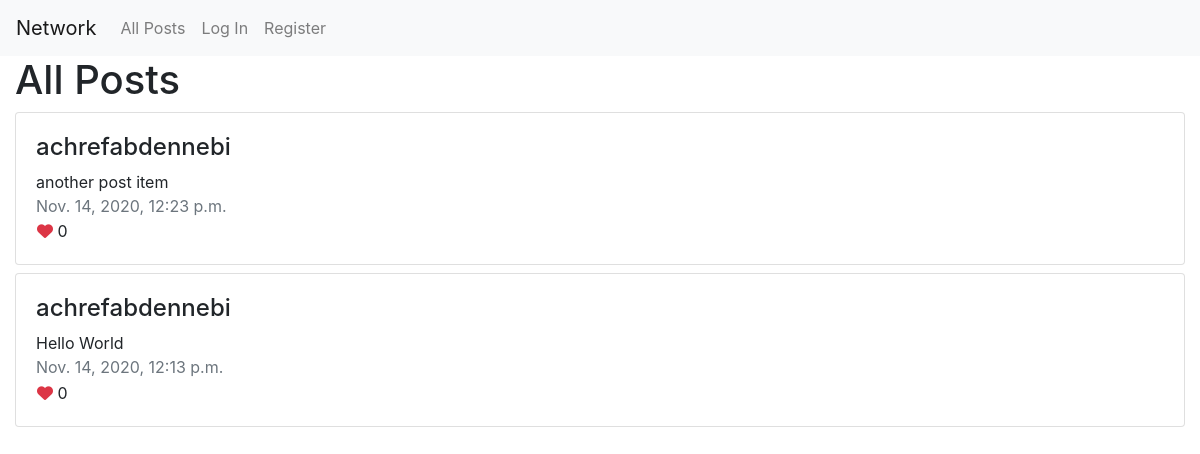
/posts, run on an earlier commit of the app's database.
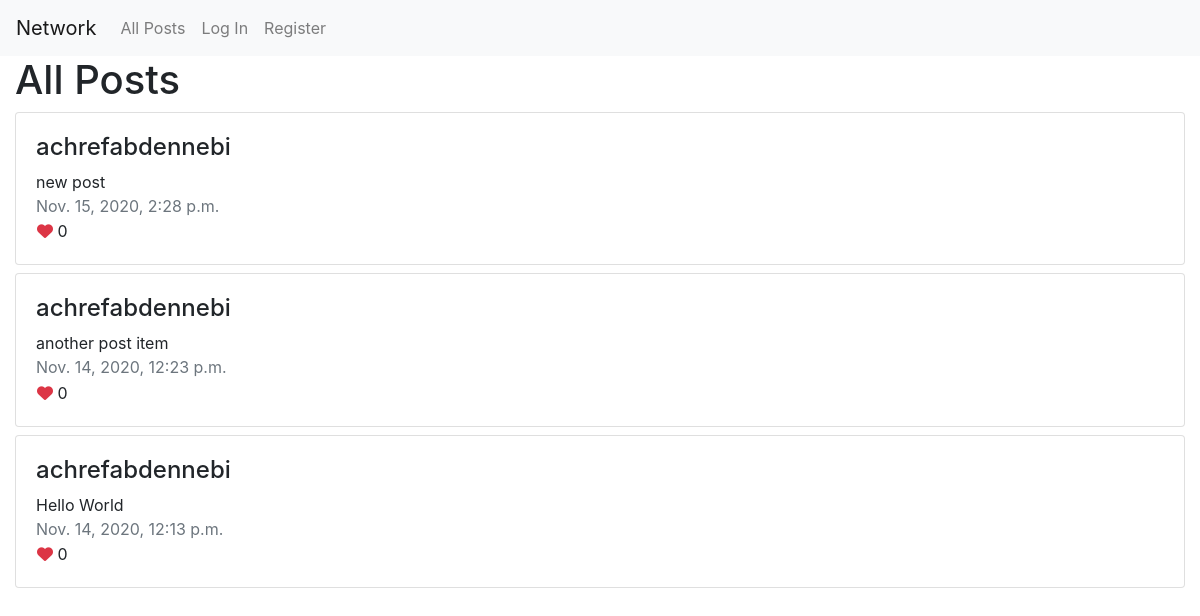
And on a later commit of the database.
### network/models.py (models this page shows, shortened)
class Post(models.Model):
    content = models.CharField(max_length=250)
    created_by = models.ForeignKey(User,null=True, blank=True, on_delete=DO_NOTHING, related_name="users")
    likes = models.IntegerField(default=0)
    created_date = models.DateTimeField()

class User(AbstractUser):
    pass

### network/views.py (the view)
# urls.py: path("posts", views.getPostList, name="posts")
def getPostList(request):
    posts = Post.objects.all().order_by('-created_date')
    return render(request, "network/post.html", {
        "posts": posts
    })

### network/templates/network/post.html (shortened to what this page needs)
{% extends "network/layout.html" %}
{% block body %}
<div class="container-fluid">
    <h1>All Posts</h1>
    {% for post in posts %}
    <div class="row mt-2">
        <div class="col-md-12">
            <div class="card">
                <div class="card-body">
                    <div class="post-detail">
                        <h4>{{ post.created_by }}</h4>
                        <div class="post-content">
                            {{ post.content }}
                        </div>
                        <span class="text-muted">{{ post.created_date }}</span>
                        <div class="post-reaction">
                            <button type="button" class="btn p-0">
                                <i class="fas fa-heart text-danger"></i>
                                <span class="font-weight-normal">{{post.likes}}</span>
                            </button>
                        </div>
                    </div>
                </div>
            </div>
        </div>
    </div>
    {% endfor %}
</div>
{% endblock %}

### network/templates/network/layout.html (shortened to what this page needs)
{% load static %}
<!DOCTYPE html>
<html lang="en">
    <head>
        <link rel="stylesheet" href="https://stackpath.bootstrapcdn.com/bootstrap/4.4.1/css/bootstrap.min.css">
        <link href="{% static 'network/styles.css' %}" rel="stylesheet">
    </head>
    <body>
        <nav class="navbar navbar-expand-lg navbar-light bg-light">
            <a class="navbar-brand" href="#">Network</a>
            <div>
              <ul class="navbar-nav mr-auto">
                <li class="nav-item">
                  <a class="nav-link" href="{% url 'posts' %}">All Posts</a>
                </li>
                {% if user.is_authenticated %}
                    <li class="nav-item">
                        <a class="nav-link" href="#">Following</a>
                    </li>
                    <li class="nav-item">
                        <a class="nav-link" href="{% url 'logout' %}">Log Out</a>
                    </li>
                {% else %}
                    <li class="nav-item">
                        <a class="nav-link" href="{% url 'login' %}">Log In</a>
                    </li>
                    <li class="nav-item">
                        <a class="nav-link" href="{% url 'register' %}">Register</a>
                    </li>
                {% endif %}
              </ul>
            </div>
          </nav>
        <div class="body">
            {% block body %}
            {% endblock %}
        </div>
    </body>
</html>

What changed in the data, as far as the page shows it:
added Post: created_by "achrefabdennebi", content "new post", created_date "Nov. 15, 2020, 2:28 p.m.", likes "0"
